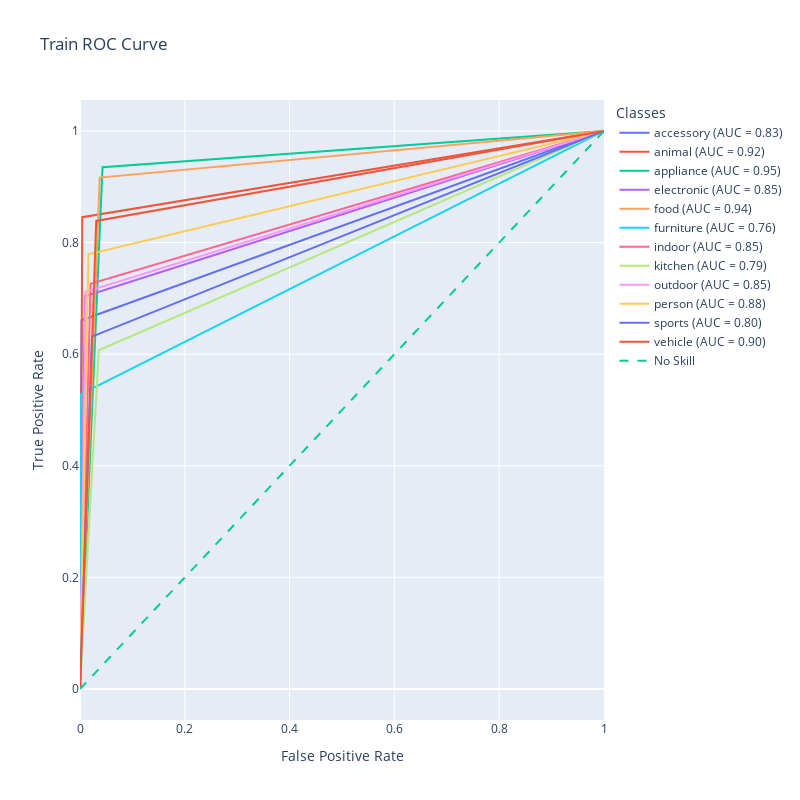
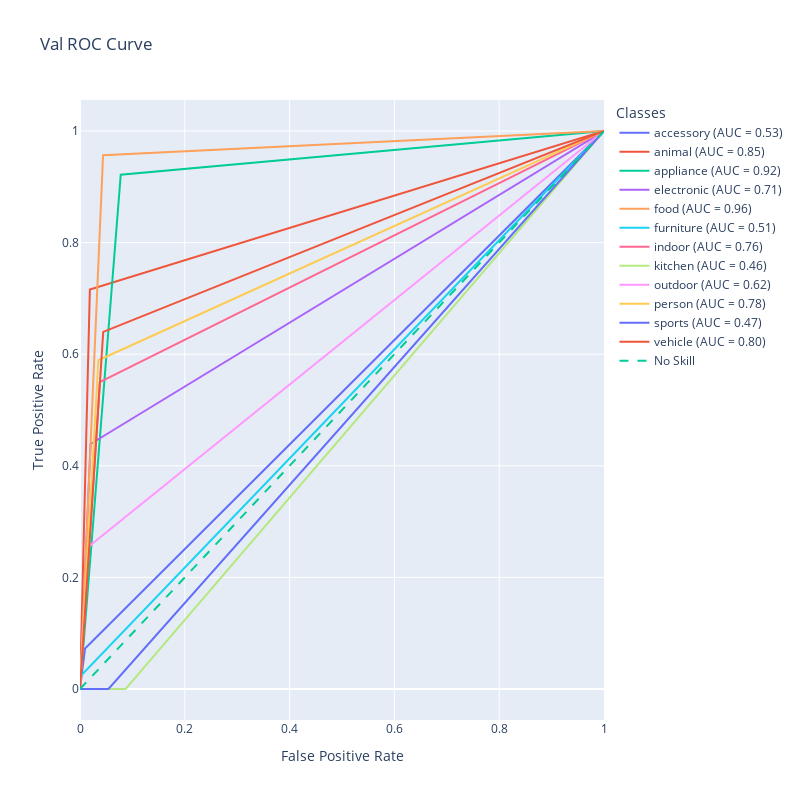

Notebook code for these charts, in order:
### Code cell
plot_roc_curve(y_train_all, y_train_pred, unique_things, 'Train ROC Curve')
plot_roc_curve(y_val_all, y_val_pred, unique_things, 'Val ROC Curve')

### Figure 1 — Plotly figure (JSON) as saved in the notebook; plotly's stock layout.template omitted (floating-point values rounded to 4 significant figures)
{"data": [{"mode": "lines", "name": "accessory (AUC = 0.83)", "type": "scatter", "x": [0, 0.00286, 1], "y": [0, 0.6609, 1]}, {"mode": "lines", "name": "animal (AUC = 0.92)", "type": "scatter", "x": [0, 0.004366, 1], "y": [0, 0.8456, 1]}, {"mode": "lines", "name": "appliance (AUC = 0.95)", "type": "scatter", "x": [0, 0.043, 1], "y": [0, 0.9352, 1]}, {"mode": "lines", "name": "electronic (AUC = 0.85)", "type": "scatter", "x": [0, 0.009336, 1], "y": [0, 0.7039, 1]}, {"mode": "lines", "name": "food (AUC = 0.94)", "type": "scatter", "x": [0, 0.03759, 1], "y": [0, 0.9166, 1]}, {"mode": "lines", "name": "furniture (AUC = 0.76)", "type": "scatter", "x": [0, 0.001938, 1], "y": [0, 0.5286, 1]}, {"mode": "lines", "name": "indoor (AUC = 0.85)", "type": "scatter", "x": [0, 0.02026, 1], "y": [0, 0.7264, 1]}, {"mode": "lines", "name": "kitchen (AUC = 0.79)", "type": "scatter", "x": [0, 0.03588, 1], "y": [0, 0.6071, 1]}, {"mode": "lines", "name": "outdoor (AUC = 0.85)", "type": "scatter", "x": [0, 0.01072, 1], "y": [0, 0.7118, 1]}, {"mode": "lines", "name": "person (AUC = 0.88)", "type": "scatter", "x": [0, 0.01617, 1], "y": [0, 0.7792, 1]}, {"mode": "lines", "name": "sports (AUC = 0.80)", "type": "scatter", "x": [0, 0.02282, 1], "y": [0, 0.6316, 1]}, {"mode": "lines", "name": "vehicle (AUC = 0.90)", "type": "scatter", "x": [0, 0.031, 1], "y": [0, 0.8388, 1]}, {"line": {"dash": "dash"}, "mode": "lines", "name": "No Skill", "type": "scatter", "x": [0, 1], "y": [0, 1]}], "layout": {"height": 800, "legend": {"title": {"text": "Classes"}}, "title": {"text": "Train ROC Curve"}, "width": 800, "xaxis": {"autorange": true, "range": [0, 1], "title": {"text": "False Positive Rate"}, "type": "linear"}, "yaxis": {"autorange": true, "range": [-0.05556, 1.056], "title": {"text": "True Positive Rate"}, "type": "linear"}}}

### Figure 2 — Plotly figure (JSON) as saved in the notebook; plotly's stock layout.template omitted (floating-point values rounded to 4 significant figures)
{"data": [{"mode": "lines", "name": "accessory (AUC = 0.53)", "type": "scatter", "x": [0, 0.009615, 1], "y": [0, 0.07273, 1]}, {"mode": "lines", "name": "animal (AUC = 0.85)", "type": "scatter", "x": [0, 0.01884, 1], "y": [0, 0.716, 1]}, {"mode": "lines", "name": "appliance (AUC = 0.92)", "type": "scatter", "x": [0, 0.07775, 1], "y": [0, 0.9216, 1]}, {"mode": "lines", "name": "electronic (AUC = 0.71)", "type": "scatter", "x": [0, 0.02009, 1], "y": [0, 0.439, 1]}, {"mode": "lines", "name": "food (AUC = 0.96)", "type": "scatter", "x": [0, 0.04401, 1], "y": [0, 0.9565, 1]}, {"mode": "lines", "name": "furniture (AUC = 0.51)", "type": "scatter", "x": [0, 0.001185, 1], "y": [0, 0.02326, 1]}, {"mode": "lines", "name": "indoor (AUC = 0.76)", "type": "scatter", "x": [0, 0.03778, 1], "y": [0, 0.55, 1]}, {"mode": "lines", "name": "kitchen (AUC = 0.46)", "type": "scatter", "x": [0, 0.0871, 1], "y": [0, 0, 1]}, {"mode": "lines", "name": "outdoor (AUC = 0.62)", "type": "scatter", "x": [0, 0.01562, 1], "y": [0, 0.2545, 1]}, {"mode": "lines", "name": "person (AUC = 0.78)", "type": "scatter", "x": [0, 0.03504, 1], "y": [0, 0.5891, 1]}, {"mode": "lines", "name": "sports (AUC = 0.47)", "type": "scatter", "x": [0, 0.0543, 1], "y": [0, 0, 1]}, {"mode": "lines", "name": "vehicle (AUC = 0.80)", "type": "scatter", "x": [0, 0.04433, 1], "y": [0, 0.64, 1]}, {"line": {"dash": "dash"}, "mode": "lines", "name": "No Skill", "type": "scatter", "x": [0, 1], "y": [0, 1]}], "layout": {"height": 800, "legend": {"title": {"text": "Classes"}}, "title": {"text": "Val ROC Curve"}, "width": 800, "xaxis": {"autorange": true, "range": [0, 1], "title": {"text": "False Positive Rate"}, "type": "linear"}, "yaxis": {"autorange": true, "range": [-0.05556, 1.056], "title": {"text": "True Positive Rate"}, "type": "linear"}}}
